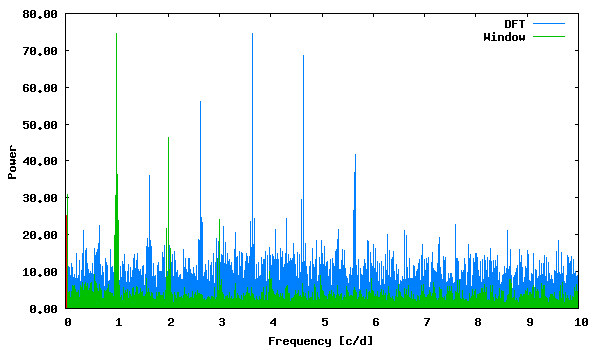

Generate this figure with gnuplot:
set term png size 600,350 medium
set colors classic
set output "phase_lc_17.deeming.png"
set xlabel "Frequency [c/d]"
set ylabel "Power"
set format y "%5.2f"
plot "deeming.periodogram" using 1:2 with lines linecolor 3 title "DFT", "deeming.periodogram" using 1:3 with lines linecolor 2 title "Window", "<echo '0.013976 25.27579767'" with impulses linecolor 1 title ""
 
